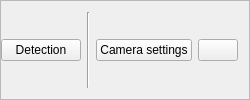
                        <widget class="QFrame" name="frame_7">
                         <property name="frameShape">
                          <enum>QFrame::StyledPanel</enum>
                         </property>
                         <property name="frameShadow">
                          <enum>QFrame::Raised</enum>
                         </property>
                         <layout class="QHBoxLayout" name="horizontalLayout_8" stretch="0,0,0,0">
                          <property name="leftMargin">
                           <number>0</number>
                          </property>
                          <item>
                           <widget class="QPushButton" name="detectionSettingsBtn">
                            <property name="text">
                             <string>Detection</string>
                            </property>
                            <property name="icon">
                             <iconset resource="resources.qrc">
                              <normaloff>:/icons/Icons/eye.svg</normaloff>:/icons/Icons/eye.svg</iconset>
                            </property>
                            <property name="iconSize">
                             <size>
                              <width>24</width>
                              <height>24</height>
                             </size>
                            </property>
                           </widget>
                          </item>
                          <item>
                           <widget class="Line" name="line">
                            <property name="font">
                             <font>
                              <bold>true</bold>
                             </font>
                            </property>
                            <property name="orientation">
                             <enum>Qt::Vertical</enum>
                            </property>
                           </widget>
                          </item>
                          <item>
                           <widget class="QPushButton" name="cameraSettingsButton">
                            <property name="text">
                             <string>Camera settings</string>
                            </property>
                            <property name="icon">
                             <iconset resource="resources.qrc">
                              <normaloff>:/icons/Icons/camera.svg</normaloff>:/icons/Icons/camera.svg</iconset>
                            </property>
                           </widget>
                          </item>
                          <item alignment="Qt::AlignRight">
                           <widget class="QPushButton" name="closeRightMenuBtn">
                            <property name="text">
                             <string/>
                            </property>
                            <property name="icon">
                             <iconset resource="resources.qrc">
                              <normaloff>:/icons/Icons/x-circle.svg</normaloff>:/icons/Icons/x-circle.svg</iconset>
                            </property>
                           </widget>
                          </item>
                         </layout>
                        </widget>
